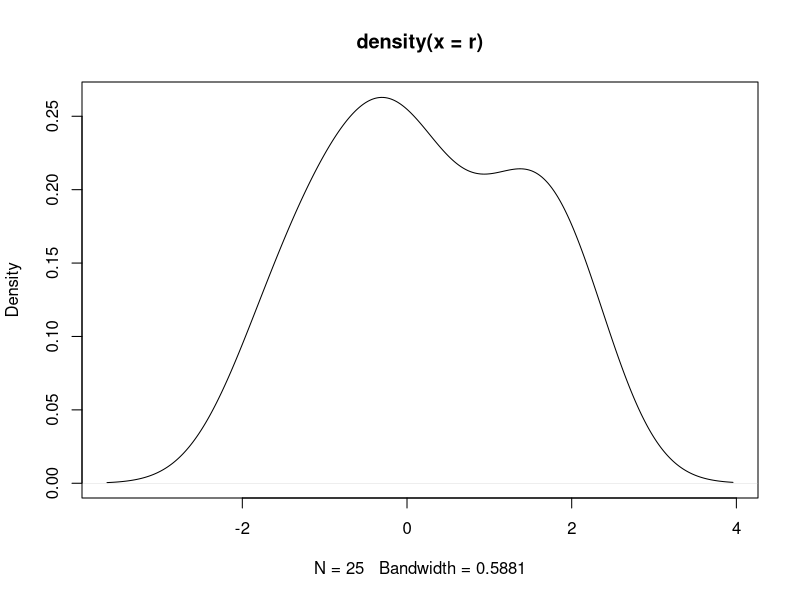

Write the R code that produced this figure.
## ---- chunk 1
# Quick summary
ranrw <- function(mu, sigma, p0=100, T=100) {
  cumprod(c(p0, 1 + (rnorm(n=T, mean=mu, sd=sigma)/100)))
}
prices2returns <- function(x) {
  100*diff(log(x))
}
returns2prices <- function(r, p0=100) {
  c(p0, p0 * exp(cumsum(r/100)))
}

cat("Simulate 25 points from a random walk starting at 1500 --\n")
p <- ranrw(0.05, 1.4, p0=1500, T=25)
    # gives you a 25-long series, starting with a price of 1500, where
    # one-period returns are N(0.05,1.4^2) percent.
print(p)

cat("Convert to returns--\n")
r <- prices2returns(p)
print(r)

cat("Go back from returns to prices --\n")
goback <- returns2prices(r, 1500)
print(goback)

summary(r); sd(r)                       # summary statistics
plot(density(r))                        # kernel density plot

